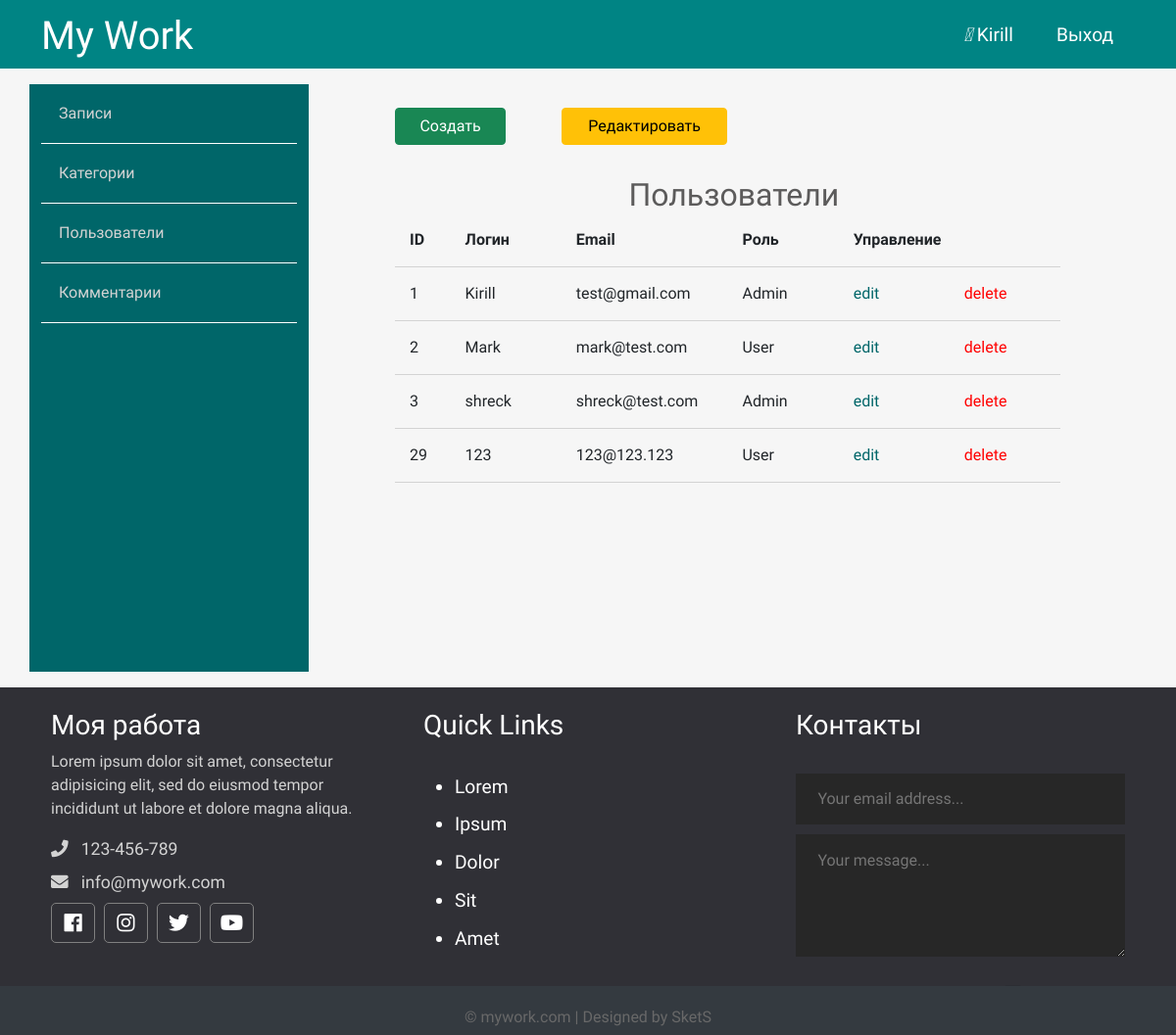
Screenshot of /admin/users/index.php (signed in) with the database file from the repository.
### tables this page shows
CREATE TABLE `users` (
  `id` int(12) NOT NULL,
  `admin` tinyint(4) NOT NULL,
  `username` varchar(255) NOT NULL,
  `email` varchar(255) NOT NULL,
  `password` varchar(255) NOT NULL,
  `created` timestamp NOT NULL DEFAULT CURRENT_TIMESTAMP
);

### app/database/db.php (called while the page is built, shortened)
<?php
require 'connect.php';
function dbCheckError($query){
    $errInfo = $query->errorInfo();
    return true;
}
function selectAll($table, $params = []){
    global $pdo;
    $sql = "SELECT * FROM $table";
    $query = $pdo->prepare($sql);
    $query->execute();
    return $query->fetchAll();
}

### app/controllers/users.php (called while the page is built, shortened)
<?php
include SITE_ROOT . "/app/database/db.php";
$users = selectAll('users');

### admin/users/index.php (the view, shortened to what this page needs)
<?php session_start();
include "../../app/controllers/users.php"
?>
<!doctype html>
<html lang="en">
<head>
    <link href="https://cdn.jsdelivr.net/npm/bootstrap@5.0.0-beta2/dist/css/bootstrap.min.css" rel="stylesheet">
    <link rel="stylesheet" href="https://use.fontawesome.com/releases/v5.7.2/css/all.css"
>
    <link rel="stylesheet" href="../../assets/css/admin.css">
</head>
<body>
<?php include("../../app/include/header-admin.php"); ?>
<div class="container">
    <?php include "../../app/include/sidebar-admin.php"; ?>
        <div class="posts col-9">
            <div class="button row">
                <a href="<?php echo BASE_URL . "admin/users/create.php";?>" class="col-2 btn btn-success">Создать</a>
                <span class="col-1"></span>
                <a href="<?php echo BASE_URL . "admin/users/index.php";?>" class="col-3 btn btn-warning">Редактировать</a>
            </div>
            <div class="row title-table">
                <h2>Пользователи</h2>
                <div class="col-1">ID</div>
                <div class="col-2">Логин</div>
                <div class="col-3">Email</div>
                <div class="col-2">Роль</div>
                <div class="col-4">Управление</div>
            </div>
            <?php foreach ($users as $key => $user): ?>
            <div class="row post">
                <div class="col-1"><?=$user['id'];?></div>
                <div class="col-2"><?=$user['username'];?></div>
                <div class="col-3"><?=$user['email'];?></div>
                <?php if ($user['admin'] == 1): ?>
                    <div class="col-2">Admin</div>
                <?php else: ?>
                    <div class="col-2">User</div>
                <? endif; ?>
                <div class="red col-2"><a href="edit.php?edit_id=<?=$user['id'];?>">edit</a></div>
                <div class="del col-2"><a href="index.php?delete_id=<?=$user['id'];?>">delete</a></div>
            </div>
            <?php endforeach; ?>
        </div>
    </div>
</div>
<?php include("../../app/include/footer.php"); ?>
</body>
</html>

### assets/css/admin.css (style rules this page uses)
* { font-family: 'Comfortaa', cursive; }
html, h1, h2, h3, h4, h5, h6 { color: #5c5b5b; }
body { background: #f6f6f6; }
a { text-decoration: none; color: inherit; }
.posts { height: 100%; padding: 40px 100px 100px; }
.posts h2 { text-align: center; margin: 2rem 0 0 0.4rem; }
.posts .title-table div { padding: 15px; text-align: left; border-bottom: 1px solid #d3d3d3; font-weight: 700; }
.posts .post div { padding: 15px; text-align: left; border-bottom: 1px solid #d3d3d3; }
.posts .post .red { color: #006669; }
.posts .post .del { color: red; }

### rows the page displays
users: id "1", username "Kirill", email "test@gmail.com", admin "Admin"
users: id "2", username "Mark", email "mark@test.com", admin "User"
users: id "3", username "shreck", email "shreck@test.com", admin "Admin"
users: id "29", username "123", email "123@123.123", admin "User"

### other values shown
$_SESSION['login'] "Kirill"
